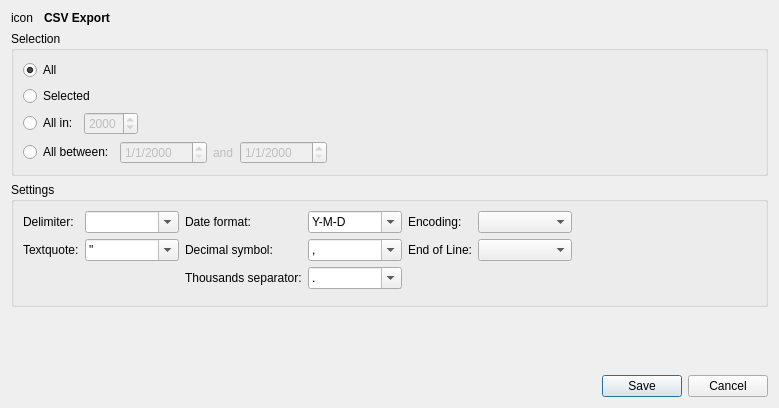
<?xml version="1.0" encoding="UTF-8"?>
<ui version="4.0">
 <author>Stefan Böhmann</author>
 <class>CsvExportDialog</class>
 <widget class="QDialog" name="CsvExportDialog">
  <property name="geometry">
   <rect>
    <x>0</x>
    <y>0</y>
    <width>779</width>
    <height>408</height>
   </rect>
  </property>
  <property name="sizePolicy">
   <sizepolicy hsizetype="Preferred" vsizetype="Minimum">
    <horstretch>0</horstretch>
    <verstretch>0</verstretch>
   </sizepolicy>
  </property>
  <layout class="QGridLayout" name="gridLayout_2">
   <item row="2" column="0">
    <widget class="QGroupBox" name="groupBox">
     <property name="title">
      <string>Settings</string>
     </property>
     <layout class="QGridLayout" name="gridLayout">
      <item row="0" column="2">
       <layout class="QFormLayout" name="formLayout_2">
        <property name="fieldGrowthPolicy">
         <enum>QFormLayout::ExpandingFieldsGrow</enum>
        </property>
        <item row="0" column="0">
         <widget class="QLabel" name="label_3">
          <property name="text">
           <string>Date format:</string>
          </property>
          <property name="buddy">
           <cstring>dateFormat</cstring>
          </property>
         </widget>
        </item>
        <item row="0" column="1">
         <widget class="KComboBox" name="dateFormat">
          <property name="editable">
           <bool>true</bool>
          </property>
          <property name="currentIndex">
           <number>0</number>
          </property>
          <property name="minimumContentsLength">
           <number>8</number>
          </property>
          <item>
           <property name="text">
            <string>Y-M-D</string>
           </property>
          </item>
         </widget>
        </item>
        <item row="1" column="0">
         <widget class="QLabel" name="label_8">
          <property name="text">
           <string>Decimal symbol:</string>
          </property>
          <property name="buddy">
           <cstring>decimalSymbol</cstring>
          </property>
         </widget>
        </item>
        <item row="1" column="1">
         <widget class="KComboBox" name="decimalSymbol">
          <property name="editable">
           <bool>true</bool>
          </property>
          <property name="minimumContentsLength">
           <number>8</number>
          </property>
          <item>
           <property name="text">
            <string>,</string>
           </property>
          </item>
          <item>
           <property name="text">
            <string>.</string>
           </property>
          </item>
         </widget>
        </item>
        <item row="2" column="0">
         <widget class="QLabel" name="label_9">
          <property name="text">
           <string>Thousands separator:</string>
          </property>
          <property name="buddy">
           <cstring>thousandsSeparator</cstring>
          </property>
         </widget>
        </item>
        <item row="2" column="1">
         <widget class="KComboBox" name="thousandsSeparator">
          <property name="editable">
           <bool>true</bool>
          </property>
          <property name="minimumContentsLength">
           <number>8</number>
          </property>
          <item>
           <property name="text">
            <string>.</string>
           </property>
          </item>
          <item>
           <property name="text">
            <string> </string>
           </property>
          </item>
         </widget>
        </item>
       </layout>
      </item>
      <item row="0" column="3" rowspan="2">
       <layout class="QFormLayout" name="formLayout_3">
        <property name="fieldGrowthPolicy">
         <enum>QFormLayout::ExpandingFieldsGrow</enum>
        </property>
        <item row="0" column="0">
         <widget class="QLabel" name="label_4">
          <property name="text">
           <string>Encoding:</string>
          </property>
          <property name="buddy">
           <cstring>encoding</cstring>
          </property>
         </widget>
        </item>
        <item row="0" column="1">
         <widget class="KComboBox" name="encoding">
          <property name="minimumContentsLength">
           <number>8</number>
          </property>
         </widget>
        </item>
        <item row="1" column="0">
         <widget class="QLabel" name="label_6">
          <property name="text">
           <string>End of Line:</string>
          </property>
          <property name="buddy">
           <cstring>endOfLine</cstring>
          </property>
         </widget>
        </item>
        <item row="1" column="1">
         <widget class="KComboBox" name="endOfLine">
          <property name="minimumContentsLength">
           <number>8</number>
          </property>
         </widget>
        </item>
       </layout>
      </item>
      <item row="0" column="1">
       <layout class="QFormLayout" name="formLayout">
        <property name="fieldGrowthPolicy">
         <enum>QFormLayout::ExpandingFieldsGrow</enum>
        </property>
        <item row="0" column="0">
         <widget class="QLabel" name="label_5">
          <property name="text">
           <string>Delimiter:</string>
          </property>
          <property name="buddy">
           <cstring>delimiter</cstring>
          </property>
         </widget>
        </item>
        <item row="0" column="1">
         <widget class="KComboBox" name="delimiter">
          <property name="editable">
           <bool>true</bool>
          </property>
          <property name="currentIndex">
           <number>-1</number>
          </property>
          <property name="minimumContentsLength">
           <number>8</number>
          </property>
         </widget>
        </item>
        <item row="1" column="0">
         <widget class="QLabel" name="label_2">
          <property name="text">
           <string>Textquote:</string>
          </property>
          <property name="buddy">
           <cstring>textquote</cstring>
          </property>
         </widget>
        </item>
        <item row="1" column="1">
         <widget class="KComboBox" name="textquote">
          <property name="editable">
           <bool>true</bool>
          </property>
          <property name="currentIndex">
           <number>1</number>
          </property>
          <property name="minimumContentsLength">
           <number>8</number>
          </property>
          <item>
           <property name="text">
            <string/>
           </property>
          </item>
          <item>
           <property name="text">
            <string>&quot;</string>
           </property>
          </item>
          <item>
           <property name="text">
            <string>'</string>
           </property>
          </item>
          <item>
           <property name="text">
            <string>`</string>
           </property>
          </item>
         </widget>
        </item>
       </layout>
      </item>
      <item row="0" column="4">
       <spacer name="horizontalSpacer_3">
        <property name="orientation">
         <enum>Qt::Horizontal</enum>
        </property>
        <property name="sizeHint" stdset="0">
         <size>
          <width>40</width>
          <height>20</height>
         </size>
        </property>
       </spacer>
      </item>
     </layout>
    </widget>
   </item>
   <item row="4" column="0">
    <widget class="QDialogButtonBox" name="buttonBox">
     <property name="standardButtons">
      <set>QDialogButtonBox::Cancel|QDialogButtonBox::Save</set>
     </property>
    </widget>
   </item>
   <item row="1" column="0">
    <widget class="QGroupBox" name="groupBox_2">
     <property name="title">
      <string>Selection</string>
     </property>
     <layout class="QVBoxLayout" name="verticalLayout">
      <item>
       <widget class="QRadioButton" name="all">
        <property name="text">
         <string>All</string>
        </property>
        <property name="checked">
         <bool>true</bool>
        </property>
       </widget>
      </item>
      <item>
       <widget class="QRadioButton" name="selected">
        <property name="text">
         <string>Selected</string>
        </property>
       </widget>
      </item>
      <item>
       <layout class="QHBoxLayout" name="horizontalLayout_2">
        <item>
         <widget class="QRadioButton" name="allInYear">
          <property name="text">
           <string>All in:</string>
          </property>
         </widget>
        </item>
        <item>
         <widget class="QDateEdit" name="allInYearEdit">
          <property name="enabled">
           <bool>false</bool>
          </property>
          <property name="displayFormat">
           <string>yyyy</string>
          </property>
         </widget>
        </item>
        <item>
         <spacer name="horizontalSpacer">
          <property name="orientation">
           <enum>Qt::Horizontal</enum>
          </property>
          <property name="sizeHint" stdset="0">
           <size>
            <width>40</width>
            <height>20</height>
           </size>
          </property>
         </spacer>
        </item>
       </layout>
      </item>
      <item>
       <layout class="QHBoxLayout" name="horizontalLayout">
        <item>
         <widget class="QRadioButton" name="allBetween">
          <property name="text">
           <string>All between:</string>
          </property>
         </widget>
        </item>
        <item>
         <widget class="QDateEdit" name="allBetweenDateStart">
          <property name="enabled">
           <bool>false</bool>
          </property>
          <property name="displayFormat">
           <string>M/d/yyyy</string>
          </property>
         </widget>
        </item>
        <item>
         <widget class="QLabel" name="label">
          <property name="enabled">
           <bool>false</bool>
          </property>
          <property name="text">
           <string>and</string>
          </property>
         </widget>
        </item>
        <item>
         <widget class="QDateEdit" name="allBetweenDateEnd">
          <property name="enabled">
           <bool>false</bool>
          </property>
          <property name="displayFormat">
           <string>M/d/yyyy</string>
          </property>
         </widget>
        </item>
        <item>
         <spacer name="horizontalSpacer_2">
          <property name="orientation">
           <enum>Qt::Horizontal</enum>
          </property>
          <property name="sizeHint" stdset="0">
           <size>
            <width>40</width>
            <height>20</height>
           </size>
          </property>
         </spacer>
        </item>
       </layout>
      </item>
     </layout>
    </widget>
   </item>
   <item row="0" column="0">
    <layout class="QHBoxLayout" name="horizontalLayout_3">
     <item>
      <widget class="QLabel" name="iconLabel">
       <property name="text">
        <string>icon</string>
       </property>
      </widget>
     </item>
     <item>
      <widget class="QLabel" name="label_11">
       <property name="sizePolicy">
        <sizepolicy hsizetype="Expanding" vsizetype="Preferred">
         <horstretch>0</horstretch>
         <verstretch>0</verstretch>
        </sizepolicy>
       </property>
       <property name="font">
        <font>
         <weight>75</weight>
         <bold>true</bold>
        </font>
       </property>
       <property name="text">
        <string>CSV Export</string>
       </property>
       <property name="margin">
        <number>3</number>
       </property>
       <property name="indent">
        <number>5</number>
       </property>
      </widget>
     </item>
    </layout>
   </item>
   <item row="3" column="0">
    <spacer name="verticalSpacer">
     <property name="orientation">
      <enum>Qt::Vertical</enum>
     </property>
     <property name="sizeHint" stdset="0">
      <size>
       <width>20</width>
       <height>40</height>
      </size>
     </property>
    </spacer>
   </item>
  </layout>
 </widget>
 <customwidgets>
  <customwidget>
   <class>KComboBox</class>
   <extends>QComboBox</extends>
   <header>kcombobox.h</header>
  </customwidget>
 </customwidgets>
 <tabstops>
  <tabstop>selected</tabstop>
  <tabstop>all</tabstop>
  <tabstop>allInYear</tabstop>
  <tabstop>allInYearEdit</tabstop>
  <tabstop>allBetween</tabstop>
  <tabstop>allBetweenDateStart</tabstop>
  <tabstop>allBetweenDateEnd</tabstop>
  <tabstop>delimiter</tabstop>
  <tabstop>textquote</tabstop>
  <tabstop>dateFormat</tabstop>
  <tabstop>decimalSymbol</tabstop>
  <tabstop>thousandsSeparator</tabstop>
  <tabstop>encoding</tabstop>
  <tabstop>endOfLine</tabstop>
  <tabstop>buttonBox</tabstop>
 </tabstops>
 <resources/>
 <connections>
  <connection>
   <sender>allInYear</sender>
   <signal>toggled(bool)</signal>
   <receiver>allInYearEdit</receiver>
   <slot>setEnabled(bool)</slot>
   <hints>
    <hint type="sourcelabel">
     <x>70</x>
     <y>143</y>
    </hint>
    <hint type="destinationlabel">
     <x>157</x>
     <y>146</y>
    </hint>
   </hints>
  </connection>
  <connection>
   <sender>allBetween</sender>
   <signal>toggled(bool)</signal>
   <receiver>allBetweenDateStart</receiver>
   <slot>setEnabled(bool)</slot>
   <hints>
    <hint type="sourcelabel">
     <x>86</x>
     <y>176</y>
    </hint>
    <hint type="destinationlabel">
     <x>259</x>
     <y>179</y>
    </hint>
   </hints>
  </connection>
  <connection>
   <sender>allBetween</sender>
   <signal>toggled(bool)</signal>
   <receiver>label</receiver>
   <slot>setEnabled(bool)</slot>
   <hints>
    <hint type="sourcelabel">
     <x>121</x>
     <y>176</y>
    </hint>
    <hint type="destinationlabel">
     <x>290</x>
     <y>179</y>
    </hint>
   </hints>
  </connection>
  <connection>
   <sender>allBetween</sender>
   <signal>toggled(bool)</signal>
   <receiver>allBetweenDateEnd</receiver>
   <slot>setEnabled(bool)</slot>
   <hints>
    <hint type="sourcelabel">
     <x>29</x>
     <y>176</y>
    </hint>
    <hint type="destinationlabel">
     <x>423</x>
     <y>179</y>
    </hint>
   </hints>
  </connection>
  <connection>
   <sender>buttonBox</sender>
   <signal>rejected()</signal>
   <receiver>CsvExportDialog</receiver>
   <slot>reject()</slot>
   <hints>
    <hint type="sourcelabel">
     <x>584</x>
     <y>415</y>
    </hint>
    <hint type="destinationlabel">
     <x>593</x>
     <y>487</y>
    </hint>
   </hints>
  </connection>
 </connections>
</ui>
